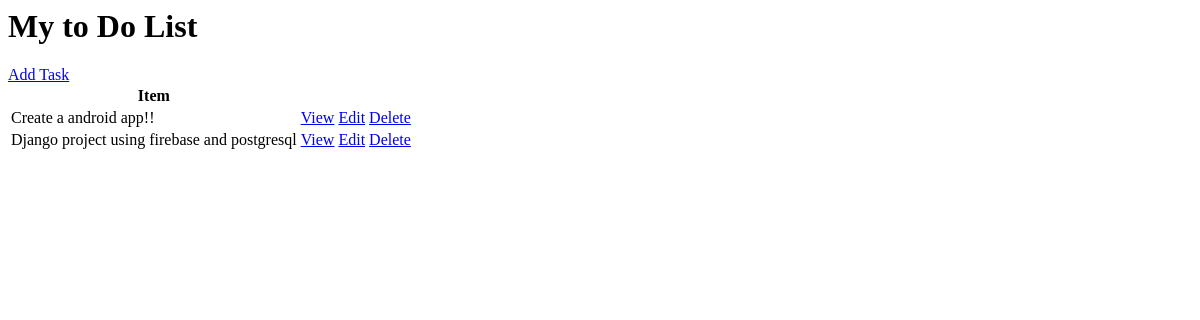
Before: / with the older database file.
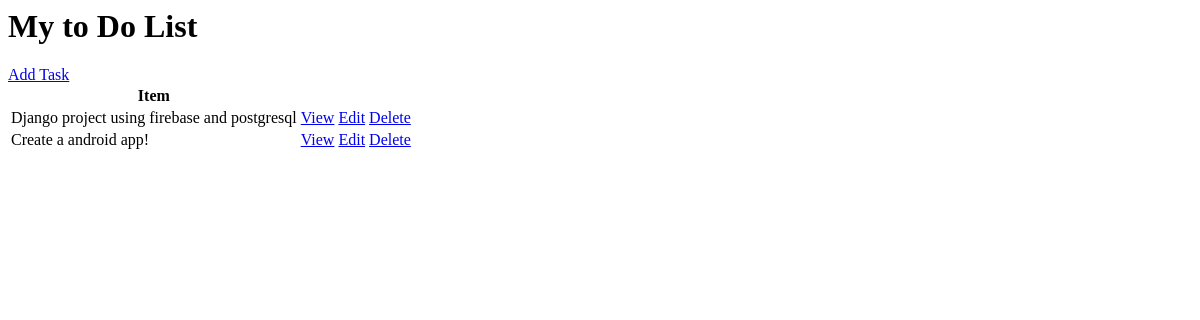
After: the same page with the newer database file.
### todolistapp/models.py (models this page shows, shortened)
class Task(models.Model):
    user = models.ForeignKey(User, on_delete=models.CASCADE, null=True, blank=True)
    title =models.CharField(max_length=300)
    description = models.TextField(null=True, blank=True)
    complete = models.BooleanField(default=False)
    created = models.DateTimeField(auto_now_add=True)

### todolistapp/views.py (the view)
# urls.py: path('', TaskList.as_view(), name='tasks'),
class TaskList(ListView):
    model = Task
    context_object_name = 'tasks'

### todolistapp/templates/todolistapp/task_list.html
<h1>My to Do List</h1>
<a href = {% url 'task-create' %}>Add Task</a>
<table>
    <tr>
        <th> Item </th>
        <th></th>
    </tr>
    {% for task in tasks %}
    <tr>
        <td>{{task.title}}</td>
        <td><a href="{% url 'task' task.id %}">View</a></td>
        <td><a href="{% url 'task-update' task.id %}">Edit</a></td>
        <td><a href="{% url 'task-delete' task.id %}">Delete</a></td>
    </tr>
    {% empty %}
    <h3>No items in list</h3>
    {% endfor %}
</table>

Changed rows visible on the page:
removed Task: title "Create a android app!!"
added Task: title "Create a android app!"
